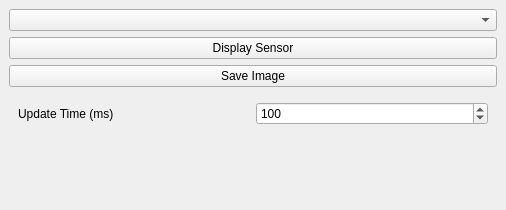
<?xml version="1.0" encoding="UTF-8"?>
<ui version="4.0">
 <class>SensorsPlugin</class>
 <widget class="QDockWidget" name="SensorsPlugin">
  <property name="geometry">
   <rect>
    <x>0</x>
    <y>0</y>
    <width>506</width>
    <height>210</height>
   </rect>
  </property>
  <property name="windowTitle">
   <string>ROS_Sensor</string>
  </property>
  <widget class="QWidget" name="dockWidgetContents">
   <layout class="QVBoxLayout" name="verticalLayout">
    <item>
     <layout class="QVBoxLayout" name="verticalLayout_2">
      <item>
       <widget class="QComboBox" name="cmbSensors"/>
      </item>
      <item>
       <widget class="QPushButton" name="btnDisplay">
        <property name="text">
         <string>Display Sensor</string>
        </property>
       </widget>
      </item>
      <item>
       <widget class="QPushButton" name="_btnSave">
        <property name="text">
         <string>Save Image</string>
        </property>
       </widget>
      </item>
      <item>
       <widget class="QWidget" name="widget" native="true">
        <layout class="QHBoxLayout" name="horizontalLayout">
         <item>
          <widget class="QLabel" name="label">
           <property name="text">
            <string>Update Time (ms)</string>
           </property>
          </widget>
         </item>
         <item>
          <widget class="QSpinBox" name="spnUpdateTime">
           <property name="cursor">
            <cursorShape>ArrowCursor</cursorShape>
           </property>
           <property name="contextMenuPolicy">
            <enum>Qt::NoContextMenu</enum>
           </property>
           <property name="minimum">
            <number>1</number>
           </property>
           <property name="maximum">
            <number>10000</number>
           </property>
           <property name="singleStep">
            <number>10</number>
           </property>
           <property name="value">
            <number>100</number>
           </property>
          </widget>
         </item>
        </layout>
       </widget>
      </item>
     </layout>
    </item>
    <item>
     <spacer name="verticalSpacer">
      <property name="orientation">
       <enum>Qt::Vertical</enum>
      </property>
      <property name="sizeHint" stdset="0">
       <size>
        <width>20</width>
        <height>40</height>
       </size>
      </property>
     </spacer>
    </item>
   </layout>
  </widget>
 </widget>
 <resources/>
 <connections/>
</ui>
